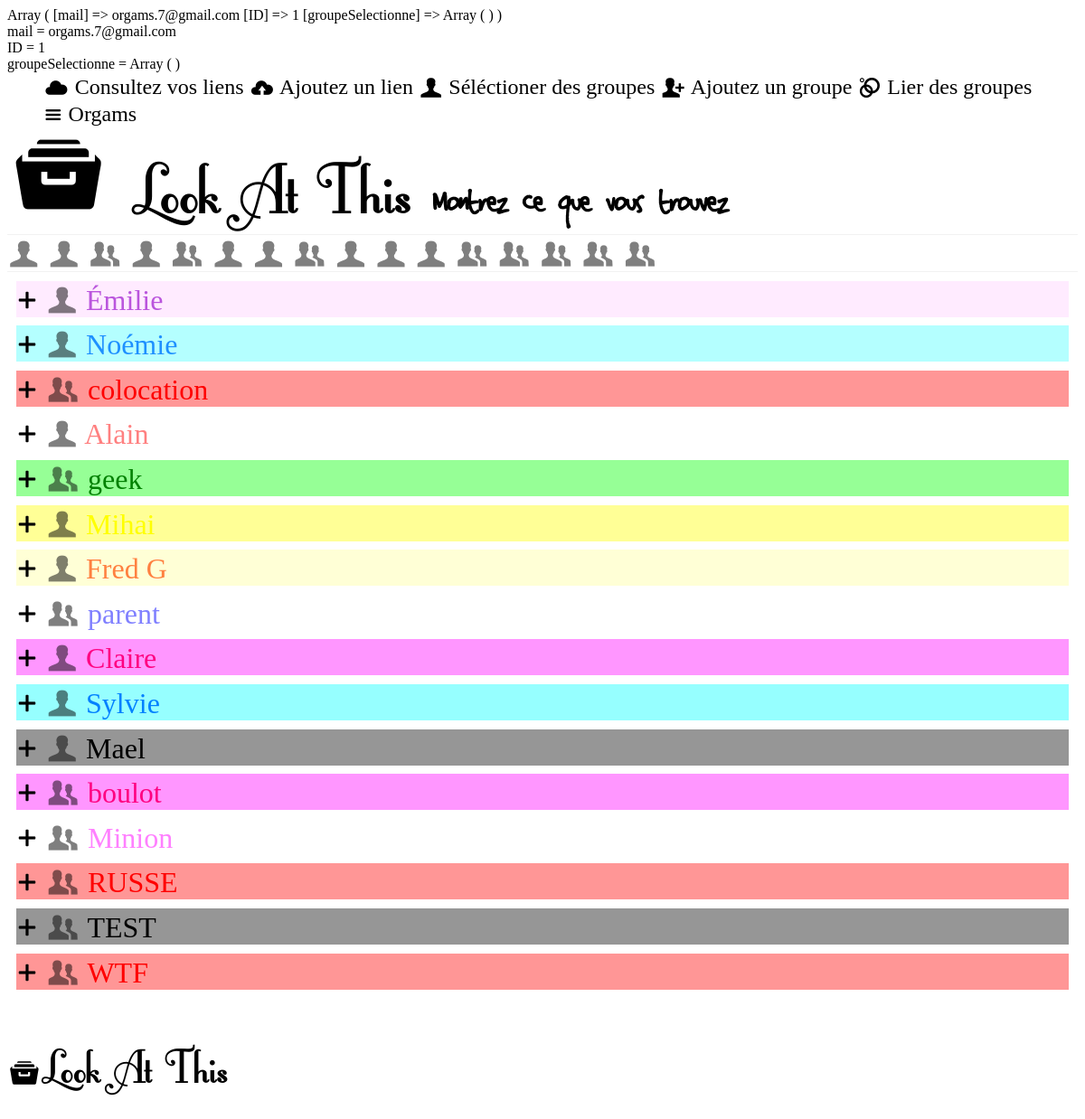
Page /selectionGroupe.php on the committed database.
### tables this page shows
CREATE TABLE IF NOT EXISTS `utilisateur` (
  `ID` int(11) NOT NULL AUTO_INCREMENT,
  `mail` varchar(255) NOT NULL,
  `pseudonyme` varchar(255) NOT NULL,
  `Pass` varchar(255) NOT NULL,
  PRIMARY KEY (`ID`)
);

CREATE TABLE IF NOT EXISTS `groupe` (
  `ID` int(11) NOT NULL AUTO_INCREMENT,
  `nom` varchar(255) NOT NULL,
  `couleur` varchar(7) NOT NULL,
  `typePersonne` tinyint(1) NOT NULL,
  PRIMARY KEY (`ID`)
);

### enTete.php (called while the page is built)
<?php
  include("navigation.php");
  include("header.php");
  include("informations.php");
?>

### fonction.php (the view, shortened to what this page needs)
<?php
function iconeGroupe($couleur, $type, $nom, $valeur) {
  if (in_array($valeur, $_SESSION['groupeSelectionne'])){?>
    <a href='modifTableauSession.php?action=retirer&id=<?php echo $valeur ?>'>
  <?php
  }else{
  ?>
    <a href='modifTableauSession.php?action=ajouter&id=<?php echo $valeur ?>'>
    <?php
  }
  if (!in_array($valeur, $_SESSION['groupeSelectionne'])){
    $couleur = "rgba(0,0,0,0.5)";
  }
  ?>
  <span class=logo style=color:<?php echo $couleur ?> title=<?php echo $nom ?> >
  <?php
  if ($type){
    echo "+";
  }else{
    echo ",";
  }
  ?>
  </span></a>
<?php
}
function bloqueGroupeSelection($couleur, $type, $nom, $idGroupe) {
  bloqueGroupe($couleur, $type, $nom, $idGroupe, 'modifTableauSession.php');
}
?>
<?php
function bloqueGroupe($couleur, $type, $nom, $valeurGroupe) {
?>
<section class=groupe style="background:<?php echo ChangerTonCouleur($couleur,150); ?>">
  <article style=color:<?php echo $couleur ?>>
    <?php
      if (in_array($valeurGroupe, $_SESSION['groupeSelectionne'])){
    ?>
    <a href='modifTableauSession.php?action=retirer&id=<?php echo $valeurGroupe ?>'><span class=logo>\</span>
    <?php
      }else{
    ?>
    <a href='modifTableauSession.php?action=ajouter&id=<?php echo $valeurGroupe ?>'><span class=logo>]</span>
    <?php
      }
    ?>
    </a>
    <?php echo $nom.' '.iconeGroupe($couleur, $type, $nom, $valeurGroupe)?>
  </article>
</section>
<?php
}
function ChangerTonCouleur($couleur,$changementTon){
  $couleur=substr($couleur,1,6);
  $cl=explode('x',wordwrap($couleur,2,'x',3));
  $couleur='';
  for($i=0;$i<=2;$i++){
    $cl[$i]=hexdec($cl[$i]);
    $cl[$i]=$cl[$i]+$changementTon;
    if($cl[$i]>255) $cl[$i]=255;
    $couleur.=StrToUpper(substr('0'.dechex($cl[$i]),-2));
  }
  return '#'.$couleur;
}
?>

### topPage.php (shortened to what this page needs)
<?php
include('fonction.php');
try{
	$bdd = new PDO('mysql:host=localhost;dbname=lookatthis', 'root', '');
}catch (Exception $e)
{
        die('Erreur : ' . $e->getMessage());
}
$req = $bdd->prepare('SELECT pseudonyme FROM Utilisateur WHERE ID = ?');
$req->execute(array($_SESSION['ID']));
$donnees = $req->fetch();
$pseudonyme = $donnees['pseudonyme'];
print_r($_SESSION);
foreach ($_SESSION as $key => $value) {
	echo $key." = ";
	print_r($value);
}
?>
<!DOCTYPE html>

### selectionGroupe.php
<?php include("topPage.php");?>
<html>
<?php include("head.php"); ?>
  <body>
<?php
  include("enTete.php");
  $req = $bdd->prepare("SELECT DISTINCT nom, couleur, typePersonne AS type, ID
                        FROM utilisateur_groupe UG
                        INNER JOIN groupe ON UG.ID_groupe = groupe.ID
                        WHERE ID_utilisateur = ?");
  $req->execute(array($_SESSION['ID']));
  while($donnee = $req->fetch()){
    echo bloqueGroupeSelection($donnee['couleur'], $donnee['type'], $donnee['nom'], $donnee['ID']);
  }
  include("footer.php");
?>
  </body>
</html>

### head.php (shortened to what this page needs)
<head>
    <link rel="stylesheet" href="style.css" />
</head>

### navigation.php
<nav>
  <ul>
    <li><a href="index.php"><span class=logo>y</span> Consultez vos liens</a></li>
    <li><a href="ajoutLien.php"><span class=logo>z</span> Ajoutez un lien</a></li>
    <li><a href="selectionGroupe.php"><span class=logo>+</span> Séléctioner des groupes</a></li>
    <li><a href="ajoutGroupe.php"><span class=logo>-</span> Ajoutez un groupe</a></li>
    <li><a href="lierGroupe.php"><span class=logo>L</span> Lier des groupes</a></li>
    <li><a href="#"><span class=logo>i</span> <?php echo $pseudonyme ?> </a></li>
  </ul>
</nav>

### header.php
<header>
  <a href='index.php'>
    <span class=logo>t</span>
    <h1 >Look At This</h1>
    <h2 class=phraseSite>Montrez ce que vous trouvez</h2>
  </a>
</header>

### informations.php (shortened to what this page needs)
<?php
  $groupeExiste = count($_SESSION['groupeSelectionne']) != 0;
  $base = "SELECT couleur, typePersonne AS type, nom, ID
           FROM groupe ";
  if($groupeExiste){
    $place_holders = implode(',', array_fill(0, count($_SESSION['groupeSelectionne']), '?'));
    $sqlGroupe = $base."WHERE ID IN ($place_holders)";
    $reqGroupe = $bdd->prepare($sqlGroupe);
    $reqGroupe->execute($_SESSION['groupeSelectionne']);
    $sqlNotGroupe = $base."WHERE ID NOT IN ($place_holders)";
    $reqNotGroupe = $bdd->prepare($sqlNotGroupe);
    $reqNotGroupe->execute($_SESSION['groupeSelectionne']);
  }else{
    $reqNotGroupe = $bdd->prepare("SELECT couleur, typePersonne AS type, nom, ID
                          FROM groupe
                          INNER JOIN utilisateur_groupe AS UG ON UG.ID_groupe = groupe.ID
                          WHERE ID_utilisateur = ?");
    $reqNotGroupe->execute(array($_SESSION['ID']));
  }
?>
<section class=informations>
  <?php
    while ($donnees = $reqNotGroupe->fetch())
    {
      iconeGroupe($donnees['couleur'], $donnees['type'], $donnees['nom'], $donnees['ID']);
    }
  ?>
</section>

### footer.php
<footer>
  <span class=logo>t</span><H1>Look At This</H1>
</footer>

### style.css (style rules this page uses)
.logo { font-family: 'entyporegular'; display: inline-block; position: relative; font-size: 2em; top: 5px; }
h2.phraseSite { font-family: 'jinkyregular', Arial, serif; font-size: 0.5em; }
header { border-bottom: 1px solid rgba(0,0,0,.05); width: 100%; }
header a { font-style: normal; color:#000000; text-decoration: none; }
header h1 { display: inline-block; font-family: 'fontleroybrownregular', Arial, serif; font-size: 1em; margin: 0em; }
header h2 { display: inline-block; margin: 0em; }
header { font-size: 6em; }
nav ul { margin: 0em; }
nav li { display: inline-block; }
nav { position: float; float: right; right: 0.1em; display: inline-block; }
nav { font-size: 1.5em; }
section.informations { border-bottom: 1px solid rgba(0,0,0,.05); font-size: 2em; }
.groupe { font-size: 2em; margin: 0.3em; }
a { color : black; font-style: normal; text-decoration: none; }
footer h1 { display: inline-block; font-family: 'fontleroybrownregular', Arial, serif; font-size: 2em; }
footer { font-size: 2em; }

### rows in the picture
utilisateur: pseudonyme "Orgams"
groupe: nom "Émilie"
groupe: nom "Noémie"
groupe: nom "colocation"
groupe: nom "Alain"
groupe: nom "geek"
groupe: nom "Fred G"
groupe: nom "parent"
groupe: nom "Claire"
groupe: nom "Sylvie"
groupe: nom "Mael"
groupe: nom "boulot"
groupe: nom "Minion"
groupe: nom "RUSSE"
groupe: nom "TEST"
groupe: nom "WTF"

### other values in the picture
$key "mail"
$key "ID"
$key "groupeSelectionne"
